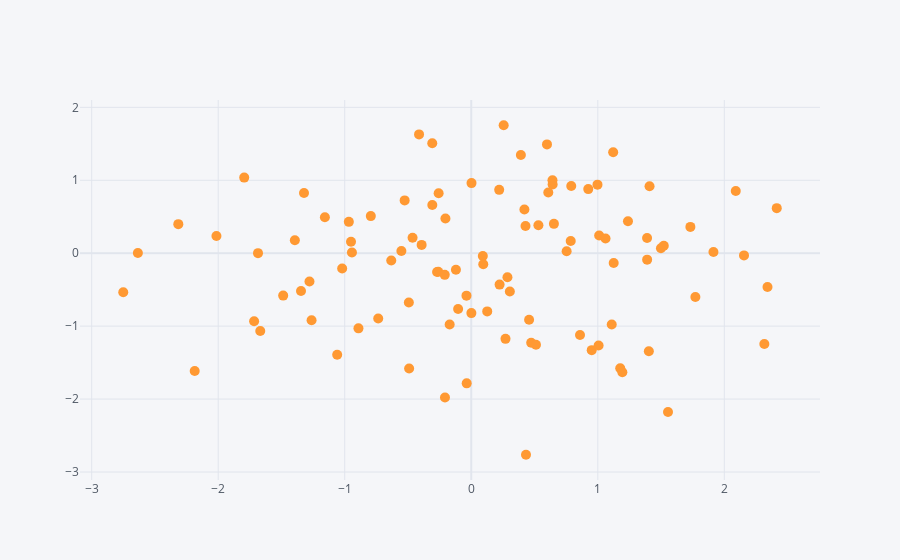

The cell this chart's notebook holds for it:
### Markdown cell above
### Scatter

### Code cell
df.iplot(kind='scatter', x='A', y='B', mode='markers', size=10)
